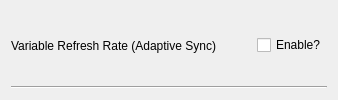
            <widget class="QWidget" name="widget__17_" native="true">
             <property name="sizePolicy">
              <sizepolicy hsizetype="Preferred" vsizetype="Maximum">
               <horstretch>0</horstretch>
               <verstretch>0</verstretch>
              </sizepolicy>
             </property>
             <property name="toolTip">
              <string>&lt;html&gt;&lt;head/&gt;&lt;body&gt;&lt;p&gt;Enables support for Variable Refresh Rate features like Gsync and Freesync</string>
             </property>
             <layout class="QVBoxLayout" name="verticalLayout_22">
              <item>
               <widget class="QWidget" name="widget_41" native="true">
                <property name="sizePolicy">
                 <sizepolicy hsizetype="Preferred" vsizetype="Minimum">
                  <horstretch>0</horstretch>
                  <verstretch>0</verstretch>
                 </sizepolicy>
                </property>
                <layout class="QHBoxLayout" name="horizontalLayout_22" stretch="0,0,0">
                 <property name="spacing">
                  <number>0</number>
                 </property>
                 <property name="leftMargin">
                  <number>0</number>
                 </property>
                 <property name="topMargin">
                  <number>0</number>
                 </property>
                 <property name="rightMargin">
                  <number>0</number>
                 </property>
                 <property name="bottomMargin">
                  <number>0</number>
                 </property>
                 <item>
                  <widget class="QLabel" name="label_20">
                   <property name="text">
                    <string>Variable Refresh Rate (Adaptive Sync)</string>
                   </property>
                  </widget>
                 </item>
                 <item>
                  <spacer name="horizontalSpacer_20">
                   <property name="orientation">
                    <enum>Qt::Orientation::Horizontal</enum>
                   </property>
                   <property name="sizeHint" stdset="0">
                    <size>
                     <width>40</width>
                     <height>20</height>
                    </size>
                   </property>
                  </spacer>
                 </item>
                 <item>
                  <widget class="QCheckBox" name="checkBox_adaptiveSync">
                   <property name="text">
                    <string>Enable?</string>
                   </property>
                   <property name="tristate">
                    <bool>false</bool>
                   </property>
                  </widget>
                 </item>
                </layout>
               </widget>
              </item>
              <item>
               <widget class="Line" name="line_21">
                <property name="orientation">
                 <enum>Qt::Orientation::Horizontal</enum>
                </property>
               </widget>
              </item>
             </layout>
            </widget>
